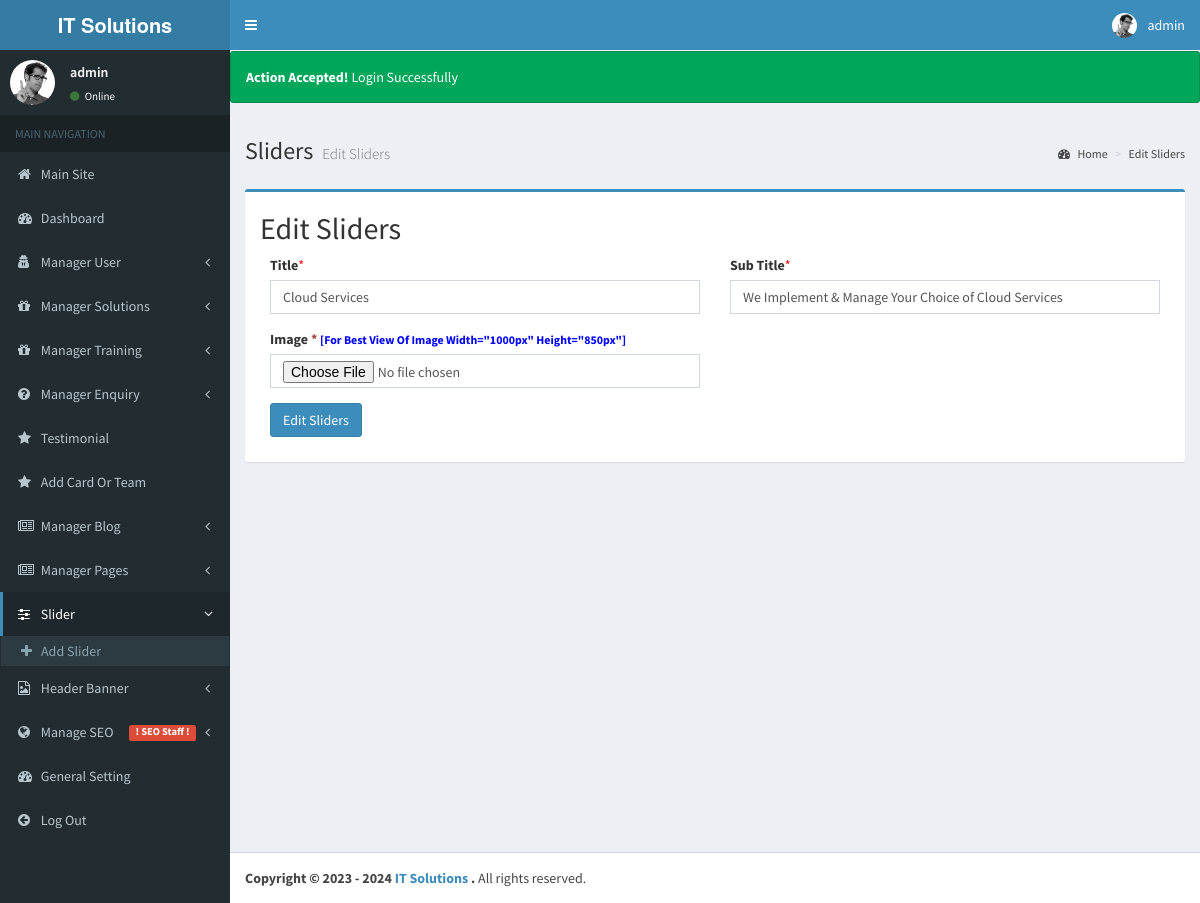
Screenshot of /admin/edit_slider.php?slider_id=6 (signed in) with the database file from the repository.
### tables this page shows
CREATE TABLE `slider` (
  `slider_id` int(11) NOT NULL,
  `slider_title` text DEFAULT NULL,
  `slider_sub_title` text DEFAULT NULL,
  `slider_status` int(11) NOT NULL DEFAULT 1,
  `slider_datetime` varchar(255) NOT NULL,
  `slider_addby` varchar(255) NOT NULL,
  `slider_image` text NOT NULL
);

CREATE TABLE `general_tbl` (
  `general_id` int(11) NOT NULL,
  `general_imgicon` varchar(255) NOT NULL,
  `general_companyname` text NOT NULL,
  `general_contactpersonname` varchar(255) NOT NULL,
  `general_address` text NOT NULL,
  `general_pincode` varchar(255) NOT NULL,
  `general_city` varchar(255) NOT NULL,
  `general_county` varchar(255) NOT NULL,
  `general_currancy` varchar(255) NOT NULL,
  `general_sessionid` varchar(255) NOT NULL,
  `general_sessionmonth` varchar(255) NOT NULL,
  `general_phoneno` varchar(255) NOT NULL,
  `general_emailid` varchar(255) NOT NULL,
  `general_entrydt` varchar(255) NOT NULL,
  `general_status` int(11) NOT NULL DEFAULT 1,
  `genaral_addby` int(11) NOT NULL,
  `general_currencysysmbol` varchar(255) NOT NULL,
  `general_gstno` varchar(255) NOT NULL,
  `general_gstpercentage` varchar(255) NOT NULL,
  `general_numberemi` varchar(255) NOT NULL,
  `general_numberlatepay` varchar(255) NOT NULL,
  `general_adnacepaymnetpercentage` varchar(255) NOT NULL,
  `general_mobilno` varchar(255) NOT NULL,
  `general_website` text NOT NULL,
  `general_panno` varchar(255) NOT NULL,
  `general_financial_start_date` varchar(255) NOT NULL,
  `general_financial_end_date` varchar(255) NOT NULL,
  `genaral_statename` varchar(255) NOT NULL,
  `general_half_day_starttime` varchar(255) NOT NULL,
  `general_half_day_endtime` varchar(255) NOT NULL,
  `general_full_dat_starttime` varchar(255) NOT NULL,
  `general_full_dat_endtime` varchar(255) NOT NULL,
  `general_mendetory_holiday` varchar(255) NOT NULL,
  `general_additionweek_holiday` int(11) NOT NULL DEFAULT 0 COMMENT '0=no, 1yes',
  `general_additianl_day` varchar(255) NOT NULL,
  `general_week` varchar(255) NOT NULL,
  `general_holiday_count_leave_status` int(11) NOT NULL DEFAULT 0 COMMENT '0=not count,1=count',
  `general_week_off` int(11) NOT NULL DEFAULT 1 COMMENT '1=count,0=not count',
  `general_leave_carry_forword` int(11) NOT NULL DEFAULT 1 COMMENT '1=forword,0=not forword',
  `general_holiday_start_date` varchar(255) NOT NULL,
  `general_holiday_end_date` varchar(255) NOT NULL,
  `general_highest_auth` varchar(255) NOT NULL,
  `general_fax` varchar(255) NOT NULL,
  `general_iframe_address` text NOT NULL,
  `general_facebook` text NOT NULL,
  `general_twitter` text NOT NULL,
  `general_linkedin` text NOT NULL,
  `general_pinterest` text NOT NULL,
  `general_whatsapp` text NOT NULL,
  `general_instagram` text NOT NULL,
  `general_googleplus` text NOT NULL,
  `general_skype` text NOT NULL,
  `general_about_us` text NOT NULL,
  `site_background_color` varchar(255) DEFAULT NULL,
  `site_header_type` varchar(255) DEFAULT NULL,
  `site_layout` varchar(255) DEFAULT NULL,
  `site_theam_color` varchar(255) DEFAULT NULL,
  `general_gstno_per` varchar(255) NOT NULL,
  `travel_link` varchar(255) NOT NULL,
  `accommodation_link` varchar(255) NOT NULL,
  `image_2` varchar(255) NOT NULL
);

### admin/edit_slider.php (the view, shortened to what this page needs)
<?php include 'includeadmin/header.php';
 ?>
<aside class="main-sidebar">
	<?php include 'includeadmin/aside.php'; ?>
</aside>
<div class="content-wrapper">
    <div class="row">
        <div class="col-md-12"></div>
    </div>
    <div class="row">
        <div class="col-md-12">
            <?php
			if (isset($_SESSION['SuccessMessage'])) {
			?>
            <div class="alert alert-success">
                <strong>Action Accepted! </strong> <?php echo $_SESSION['SuccessMessage']; ?>
            </div>
            <?php
			}
			?>
        </div>
    </div>
    <section class="content-header">
        <h1> Sliders
            <small>Edit Sliders</small>
        </h1>
        <ol class="breadcrumb">
            <li><a href="../admin/index.php"><i class="fa fa-dashboard"></i> Home</a></li>
            <li class="active"><a href="">Edit Sliders</a></li>
        </ol>
    </section>
    <div class="container col-md-12">
        <div class="box box-primary" style="margin-top:25px;">
            <div class="row">
                <div class="col-md-12">
                    <div class="col-md-12">
                        <h2>Edit Sliders</h2>
                    </div>
                    <?php
                        $slider_id = $_GET['slider_id'];
                        $selectquery_blog = "select * from `slider` where `slider_status`= '1' And slider_id = '$slider_id'";
                        $query_blog = mysqli_query($con, $selectquery_blog);
                        $blog_edit = mysqli_fetch_assoc($query_blog);
                    ?>
                    <div class="box-body">
                        <form role="form" action="" method="POST" enctype="multipart/form-data">
                            <div class="col-md-6">
                                <div class="form-group">
                                    <label for="">Title</label><span style="color:red;">*</span>
                                    <input type="text" class="form-control" name="slider_title" value="<?php echo $blog_edit['slider_title'];?>" id="slider_title">
                                </div>
                            </div>
                            <div class="col-md-6">
                                <div class="form-group">
                                    <label for="">Sub Title</label><span style="color:red;">*</span>
                                    <input type="text" class="form-control" name="slider_sub_title"  value="<?php echo $blog_edit['slider_sub_title'];?>">
                                </div>
                            </div>
                            <div class="col-md-6">
                                <div class="form-group">
                                    <label for=""> Image <span class="text-danger">*</span>
                                        <small style="color:blue">[For Best View Of Image Width="1000px"
                                            Height="850px"]
                                        </small></label>
                                    <input type="file" class="form-control" name="slider_image" id="">
                                </div>
                            </div>
                            <div class="col-md-12">
                                <div class="form-group">
                                    <button type="submit" class="btn btn-primary" name="edit_slider">Edit
                                        Sliders</button>
                                </div>
                            </div>
                        </form>
                    </div>
                </div>
            </div>
        </div>
    </div>
</div>
<?php include 'includeadmin/footer.php'; ?>
<link rel="stylesheet" type="text/css" href="https://cdn.datatables.net/1.13.1/css/jquery.dataTables.css">

### admin/includeadmin/footer.php (shortened to what this page needs)
<footer class="main-footer">
    <strong>Copyright © 2023 -
        <a href="index.php"> <?php echo $general['general_companyname'] ?> </a>.
    </strong> All rights reserved.
</footer>
</div>
</body>
</html>

### rows the page displays
slider: slider_title "Cloud Services", slider_sub_title "We Implement & Manage Your Choice of Cloud Services"
general_tbl: general_companyname "IT Solutions"

### other values shown
$_SESSION['username'] "admin"
$_SESSION['SuccessMessage'] "Login Successfully"
